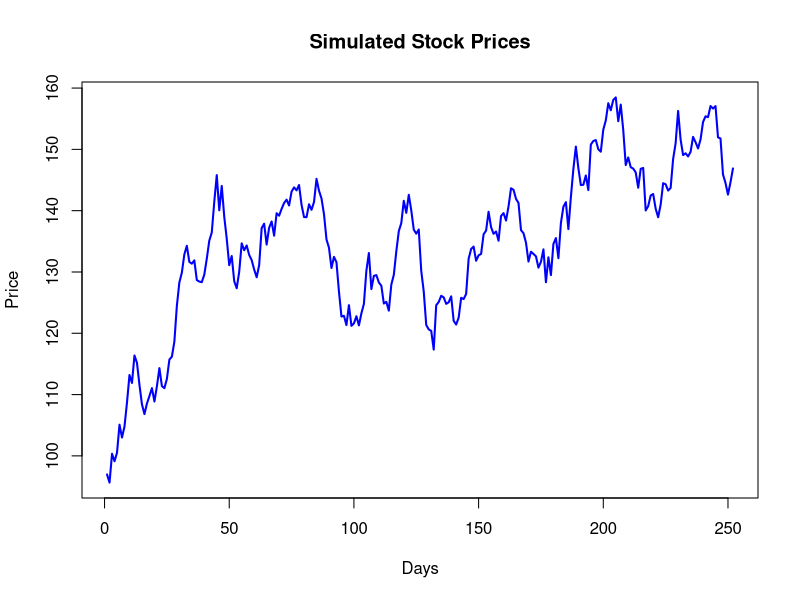

This figure's R source:
# Simulating Stock Market Returns using Box-Muller 
# Stock returns are often modeled as a Normal Distribution
# If daily returns follow N(mu, sigma square), we can simulate stock price movements

box_muller <- function(n){
  u1 <- runif(n/2) # First random number (from 0 to 1)
  u2 <- runif(n/2) # Second random number (from 0 to 1)
  
  z1 <- sqrt(-2 * log(u1)) * cos(2* pi *u2) # first transformed number
  z2 <- sqrt(-2 * log(u1)) * sin(2 * pi * u2) #second transformed number
  
  return(c(z1,z2)) # combine both sets
}

simulate_stock <- function(s0, mu, sigma, days){
  returns <- mu + sigma * box_muller(days)
  prices <- s0 *cumprod(exp(returns))
  return(prices)
}


#Parameters
s0 <- 100 #initial stock price
mu <- 0.0005 #Average daily return (0.05% per day)
sigma <- 0.02 #daily volitality (2%)
days <- 252 # trading days in a year

prices <- simulate_stock(s0, mu, sigma, days)

plot(prices, type="l", col="blue", lwd=2, main="Simulated Stock Prices", xlab="Days", ylab="Price")

